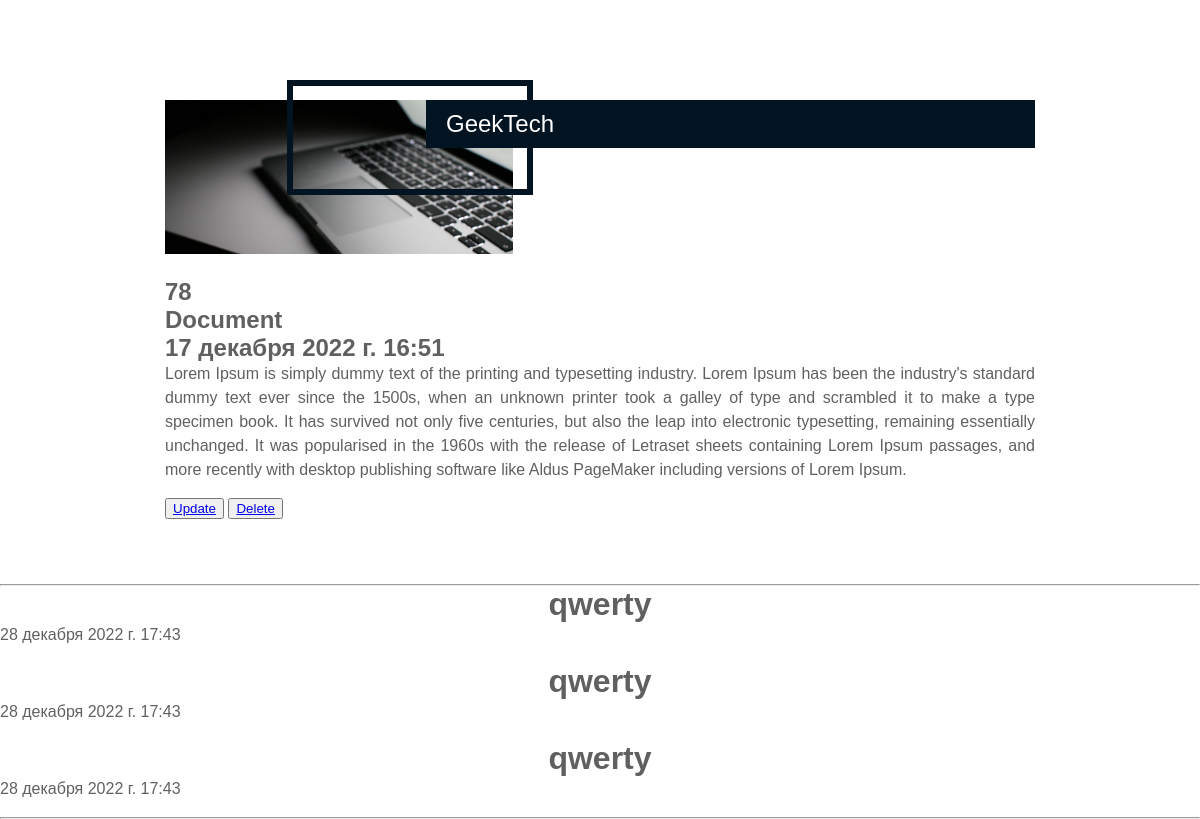
Page /tv_show_detail/3/ on the committed database.
### tv_show/models.py (models this page shows, shortened)
class TvShow(models.Model):
    GENRE = (
        ("Detective", "Detective"),
        ("Horror", "Horror"),
        ("Anime", "Anime"),
        ("Comedy", "Comedy"),
        ("Document", "Document"),
    )
    title = models.CharField(max_length=100)
    image = models.ImageField(upload_to="")
    description = models.TextField()
    quantity = models.PositiveIntegerField()
    genre = models.CharField(max_length=100, choices=GENRE)
    created_date = models.DateTimeField(auto_now_add=True, null=True)

class CommentTvShow(models.Model):
    choice_show = models.ForeignKey(
        TvShow, on_delete=models.CASCADE, related_name="comment_object"
    )
    text = models.TextField()
    created_date = models.DateTimeField(auto_now_add=True)

### tv_show/views.py (the view)
# urls.py: path("tv_show_detail/<int:id>/", views.TvShowDetailView.as_view(), name="detail"),
class TvShowDetailView(generic.DetailView):
    template_name = "tv_show_detail.html"
    def get_object(self, **kwargs):
        show_id = self.kwargs.get("id")
        return get_object_or_404(models.TvShow, id=show_id)

### templates/tv_show_detail.html (shortened to what this page needs)
<!DOCTYPE html>
{% load static %}
<html lang="en">
<head>
    <link rel="stylesheet" href="{% static 'css/style_detail.css' %}">
</head>
<body>
<div class="container">
    <div class="post">
        <div class="post-header">
            <div class="post-image">
                <img src="{{object.image.url}}">
            </div>
            <h1>{{object.title}}</h1>
            <h2>{{object.quantity}}</h2>
            <h2>{{object.genre}}</h2>
            <h2>{{object.created_date}}</h2>
        </div>
        <div class="post-content">
            <p>
                {{object.description}}
            </p>
        </div>
        <button><a href="/tv_show/{{object.id}}/update/">Update</a></button>
        <button><a href="/tv_show/{{object.id}}/delete/">Delete</a></button>
    </div>
</div>
<center>
<hr>
{% for i in object.comment_object.all %}
<h1>{{i.text}}</h1>
<p>{{i.created_date}}</p>
{% endfor %}
    </center>
</body>
</html>

### static/css/style_detail.css (style rules this page uses)
* { box-sizing: border-box; margin: 0; }
body { font-family: 'Montserrat', sans-serif; color: #606060; font-size: 14px; }
.container { max-width: 960px; margin: 50px auto; padding: 0 15px; background: white; }
.post { padding: 30px 0 15px; position: relative; }
.post-image { margin-bottom: 20px; }
.post-image img { width: 100%; }
.post h1 { color: #222; font-weight: 500; margin-bottom: 15px; font-size: 1.5em; }
p { line-height: 1.5; margin-bottom: 1em; text-align: justify; }
@media (min-width: 768px) { body { font-size: 16px; } }
@media (min-width: 768px) { .container { padding: 0 45px; } }
@media (min-width: 768px) { .post-header { margin-top: 20px; } }
@media (min-width: 768px) { .post-image { position: relative; width: 40%; } }
@media (min-width: 768px) { .post-image:before { content: ""; position: absolute; border: 6px solid #021422; top: -20px; bottom: 40%; left: 35%; right: -20px; } }
@media (min-width: 768px) { .post h1 { width: 70%; padding: 10px 20px; margin: 0; color: white; top: 50px; right: 0; background: #021422; position: absolute; z-index: 2; } }

### rows in the picture
TvShow: image (picture), title "GeekTech", quantity "78", genre "Document", created_date "17 декабря 2022 г. 16:51", description "Lorem Ipsum is simply dummy text of the printing and typesetting industry. Lorem Ipsum has been the industry's standard dummy text ever since the 1500s, when an unknown printer took a galley of type and scrambled it to make a type specimen book. It has survived not only five centuries, but also the leap into electronic typesetting, remaining essentially unchanged. It was popularised in the 1960s with the release of Letraset sheets containing Lorem Ipsum passages, and more recently with desktop publishing software like Aldus PageMaker including versions of Lorem Ipsum."
CommentTvShow: text "qwerty", created_date "28 декабря 2022 г. 17:43"
CommentTvShow: text "qwerty", created_date "28 декабря 2022 г. 17:43"
CommentTvShow: text "qwerty", created_date "28 декабря 2022 г. 17:43"
